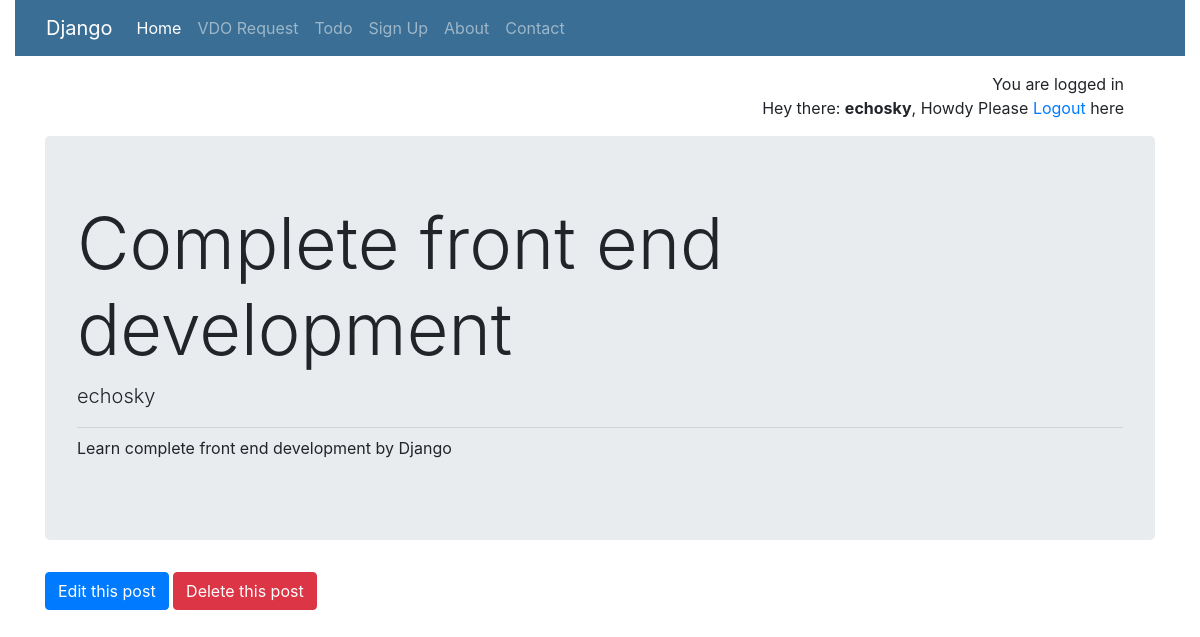
/article/1 (signed in), run on the app's committed database.
### articles/models.py (models this page shows, shortened)
class Article(models.Model):
    author = models.ForeignKey(
        'auth.User',
        on_delete=models.CASCADE,
    )
    title = models.CharField(max_length=200)
    text = models.TextField()

### articles/views.py (the view)
# urls.py: path('article/<int:pk>', views.ArticleDetailView.as_view(), name='article_page'),
class ArticleDetailView(DetailView):
    model = Article
    template_name = 'detail.html'
    context_object_name = 'batman'

### templates/detail.html
{% extends 'base.html' %}
{% block content %}
<div class="jumbotron">
    <h1 class="display-3">{{ batman.title }}</h1>
    <p class="lead">{{ batman.author }}</p>
    <hr class="my-2">
    <p>{{ batman.text }}</p>
</div>
<a class="btn btn-primary" href="{% url 'edit_article' batman.pk %}" role="button">Edit this post</a>
<a class="btn btn-danger" href="{% url 'delete_article' batman.pk %}" role="button">Delete this post</a>
{% endblock content %}

### templates/base.html (shortened to what this page needs)
{% load static %}
<!doctype html>
<html lang="en">
<head>
    <link rel="stylesheet" href="{% static 'css/bootstrap.min.css' %}">
</head>
<body>
    <div class="container-fluid">
        <nav class="navbar navbar-expand-sm navbar-dark" style="background-color: #3a6e94;">
            <div class="container">
                <a class="navbar-brand" href="#">Django</a>
                <div class="collapse navbar-collapse" id="collapsibleNavId">
                    <ul class="navbar-nav mr-auto mt-2 mt-lg-0">
                        <li class="nav-item active">
                            <a class="nav-link" href="{% url 'home' %}">Home <span class="sr-only">(current)</span></a>
                        </li>
                        <li class="nav-item">
                            <a class="nav-link" href="{% url 'vdo_index' %}">VDO Request</a>
                        </li>
                        <li class="nav-item">
                            <a class="nav-link" href="{% url 'todo_index' %}">Todo</a>
                        </li>
                        <li class="nav-item">
                            <a class="nav-link" href="{% url 'signup' %}">Sign Up</a>
                        </li>
                        <li class="nav-item">
                            <a class="nav-link" href="{% url 'about' %}">About</a>
                        </li>
                        <li class="nav-item">
                            <a class="nav-link" href="{% url 'contact' %}">Contact</a>
                        </li>
                    </ul>
                </div>
            </div>
        </nav>
    </div>
    <div class="container">
        {% if user.is_authenticated %}
        <div class="row m-3">
            <div class="col-sm-12 text-right">
                <div>You are logged in </div>
                <div>
                    Hey there: <b>{{ user.username}}</b>, Howdy
                    Please <a href="{% url 'logout' %}" role="button"> Logout</a> here </div>
            </div>
        </div>
        {% block content %}
        {% endblock content %}
        {% endif %}
    </div>
</body>
</html>

### data on the page
Article: title "Complete front end development", author "echosky", text "Learn complete front end development by Django"

### other printed values
{{ user.username }} "echosky"
